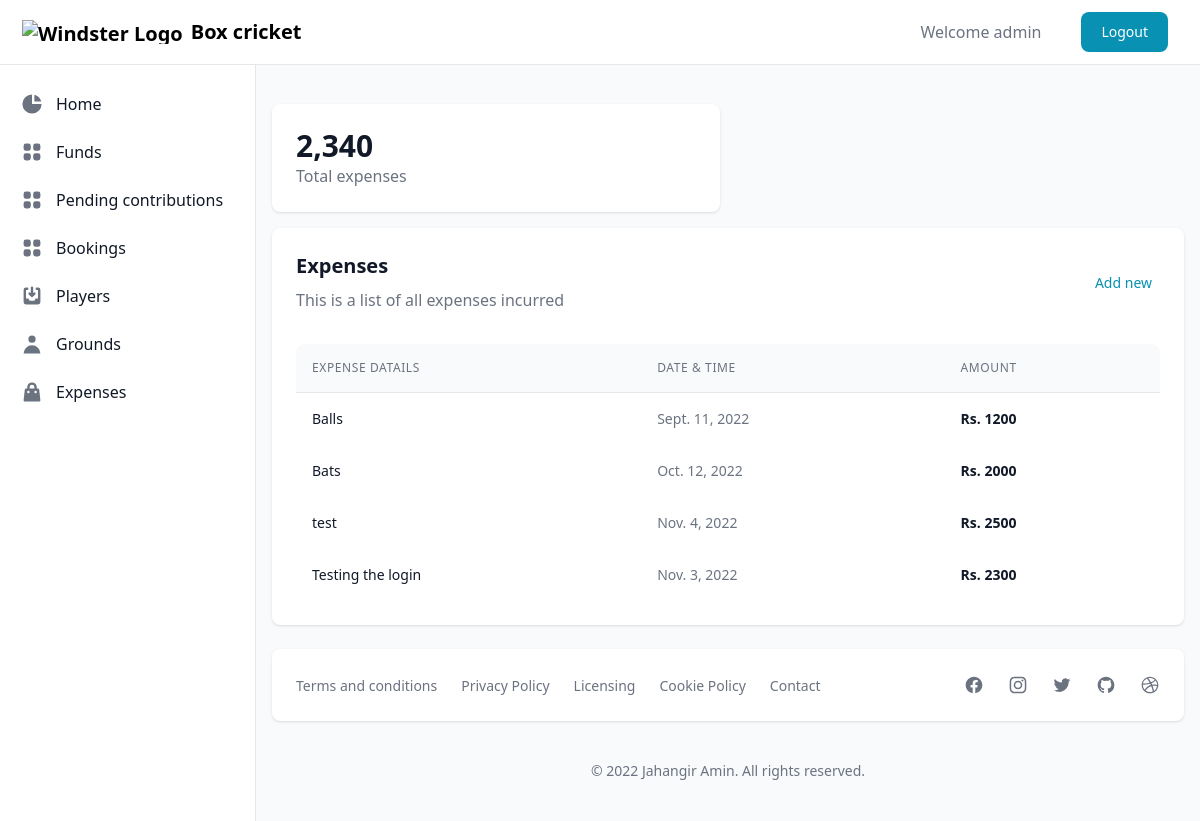
Page /expenses/ (signed in) on the earlier database version.
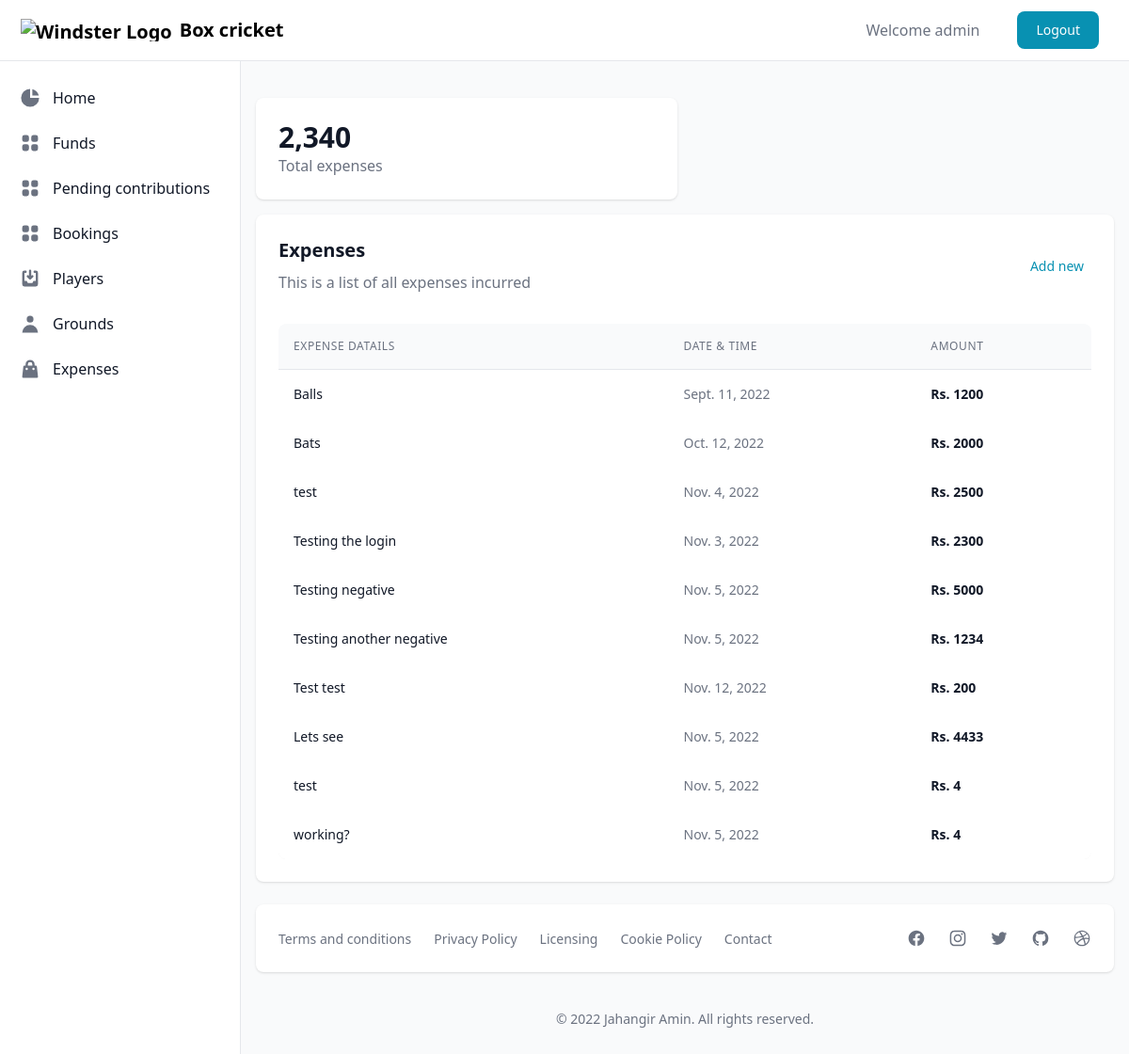
Same page on the later database version.
### core/models.py (models this page shows)
class Expense(models.Model):
    date = models.DateField()
    name = models.CharField(max_length=200)
    amount = models.IntegerField()

### core/views.py (the view, shortened to what this page needs)
# urls.py: path('expenses/', views.expenses, name='expenses'),
@login_required(login_url='login')
def expenses(request):
    if request.method == 'GET':
        expenses = Expense.objects.all()
        expense_sum = expenses.aggregate(Sum('amount'))
        print(expense_sum)
        context = {
            'expenses' : expenses,
            'expense_sum': expense_sum
        }
        return render(request, 'expenses.html', context)

### core/templates/expenses.html
{% extends 'main.html' %}
{% block main %}
<div class="mt-4 w-full grid grid-cols-1 md:grid-cols-2 xl:grid-cols-3 gap-4">
    <div class="bg-white shadow rounded-lg p-4 sm:p-6 xl:p-8 ">
        <div class="flex items-center">
            <div class="flex-shrink-0">
                <span class="text-2xl sm:text-3xl leading-none font-bold text-gray-900">2,340</span>
                <h3 class="text-base font-normal text-gray-500">Total expenses</h3>
            </div>
        </div>
    </div>
</div>
<div class="bg-white shadow rounded-lg p-4 sm:p-6 xl:p-8">
    <div class="mb-4 flex items-center justify-between">
        <div>
            <h3 class="text-xl font-bold text-gray-900 mb-2">Expenses</h3>
            <span class="text-base font-normal text-gray-500">This is a list of all expenses incurred</span>
        </div>
        <div class="flex-shrink-0">
            <a href={% url 'add_expense' %} class="text-sm font-medium text-cyan-600 hover:bg-gray-100 rounded-lg p-2">Add new</a>
        </div>
    </div>
    <div class="flex flex-col mt-8">
        <div class="overflow-x-auto rounded-lg">
            <div class="align-middle inline-block min-w-full">
            <div class="shadow overflow-hidden sm:rounded-lg">
                <table class="min-w-full divide-y divide-gray-200">
                    <thead class="bg-gray-50">
                        <tr>
                        <th scope="col" class="p-4 text-left text-xs font-medium text-gray-500 uppercase tracking-wider">
                            Expense datails
                        </th>
                        <th scope="col" class="p-4 text-left text-xs font-medium text-gray-500 uppercase tracking-wider">
                            Date & Time
                        </th>
                        <th scope="col" class="p-4 text-left text-xs font-medium text-gray-500 uppercase tracking-wider">
                            Amount
                        </th>
                        </tr>
                    </thead>
                    <tbody class="bg-white">
                        {% for expense in expenses %}
                            <tr>
                                <td class="p-4 whitespace-nowrap text-sm font-normal text-gray-900">
                                    {{expense.name}}
                                </td>
                                <td class="p-4 whitespace-nowrap text-sm font-normal text-gray-500">
                                    {{expense.date}}
                                </td>
                                <td class="p-4 whitespace-nowrap text-sm font-semibold text-gray-900">
                                    Rs. {{expense.amount}}
                                </td>
                            </tr>
                        {% endfor %}
                    </tbody>
                </table>
            </div>
            </div>
        </div>
    </div>
</div>
{% endblock main %}

Differences in the rows shown:
added Expense: name "Testing negative", date "Nov. 5, 2022", amount "5000"
added Expense: name "Testing another negative", date "Nov. 5, 2022", amount "1234"
added Expense: name "Test test", date "Nov. 12, 2022", amount "200"
added Expense: name "Lets see", date "Nov. 5, 2022", amount "4433"
added Expense: name "test", date "Nov. 5, 2022", amount "4"
added Expense: name "working?", date "Nov. 5, 2022", amount "4"
